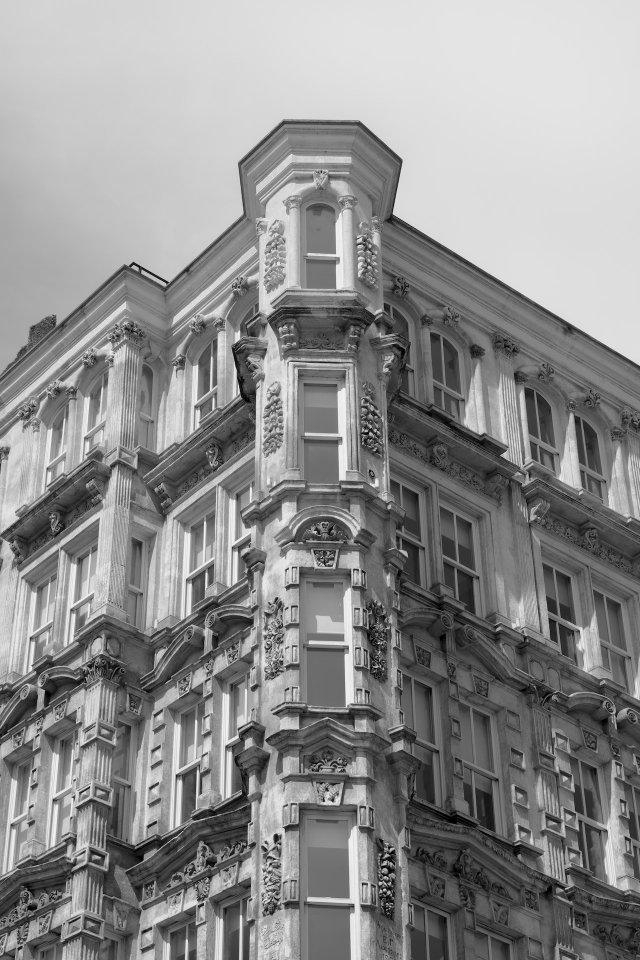
#> input picture exercise2/2-3/img.jpg, 1280 x 1920 px (shown at 1/2 size)
$ python main.py
#> lines starting #> are read from the running program, lines starting #| are printed output that depends on the picture
import os
import sys
import numpy as np
import cv2
from matplotlib import pyplot as plt


current_dir = os.path.dirname(os.path.realpath(__file__))


class FileManager:
    __content = list[int]
    __content_size = 0
    __current_byte = 0
    __current_two_bits = 0

    def __init__(self, content: list[int]) -> None:
        self.__content = content
        self.__content_size = len(content)
        self.__current_byte = 0
        self.__current_two_bits = 0

    def get_two_bits(self) -> list:
        if self.__current_byte >= self.__content_size:
            return [0, 0]

        filter = -1
        shift_amount = -1
        match self.__current_two_bits:
            case 0:
                filter = 0b11000000
                shift_amount = 6
            case 1:
                filter = 0b00110000
                shift_amount = 4
            case 2:
                filter = 0b00001100
                shift_amount = 2
            case 3:
                filter = 0b00000011
                shift_amount = 0

        output = (filter & self.__content[self.__current_byte]) >> shift_amount

        self.__current_two_bits += 1
        if self.__current_two_bits > 3:
            self.__current_two_bits = 0
            self.__current_byte += 1

        return [1, output]

    def save_two_bits(self, byte: int) -> None:
        if len(self.__content) == 0:
            self.__content.append(0)

        filter = 0b00000011
        shift_amount = -1
        match self.__current_two_bits:
            case 0:
                shift_amount = 6
            case 1:
                shift_amount = 4
            case 2:
                shift_amount = 2
            case 3:
                shift_amount = 0

        self.__content[self.__current_byte] = self.__content[self.__current_byte] | (
            (filter & byte) << shift_amount
        )

        self.__current_two_bits += 1
        if self.__current_two_bits > 3:
            self.__current_two_bits = 0
            self.__current_byte += 1
            self.__content.append(0)

        return filter & byte

    def content(self) -> list[int]:
        return self.__content


def encrypt() -> None:
    # Load the image
    img = cv2.imread(current_dir + "/img.jpg", cv2.IMREAD_GRAYSCALE)
#> img is the input picture: shape (1920, 1280); min 0, max 252, mean 141

    modified_img = img & 0b11111100

    # Load file
    file = open(current_dir + "/text.txt", "rb")
#> (reads exercise2/2-3/text.txt from the repository)
    byte_list = list(file.read())
    file.close()

    # Load the file into FileManager and then do encryption
    content = FileManager(byte_list)
    for i in range(len(img)):
        for j in range(len(img[i])):
            data = content.get_two_bits()
            if data[0] == 0:
                break
            modified_img[i][j] = modified_img[i][j] | data[1]
#> this loop made 1920 passes
#> modified_img: shape (1920, 1280); min 0, max 252, mean 139.5

    plt.figure("Original Image", figsize=(6, 6))
    plt.subplot(121)
    plt.title("Original Image")
    plt.imshow(img, "gray")
    plt.subplot(122)
    plt.title("Embeded Image")
    plt.imshow(modified_img, "gray")
    plt.show()
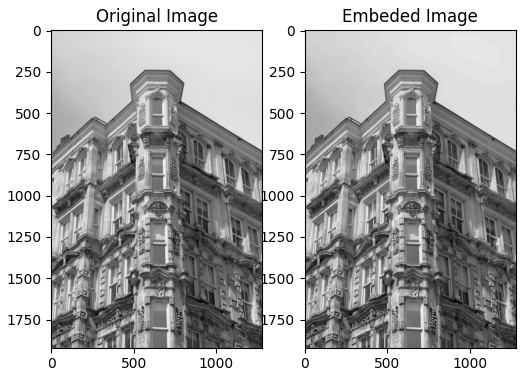
#> figure drawn by matplotlib, 2 panels


# [12 lines of commented-out code are left out]


if __name__ == "__main__":
    encrypt()
    # [5 lines of commented-out code are left out]
